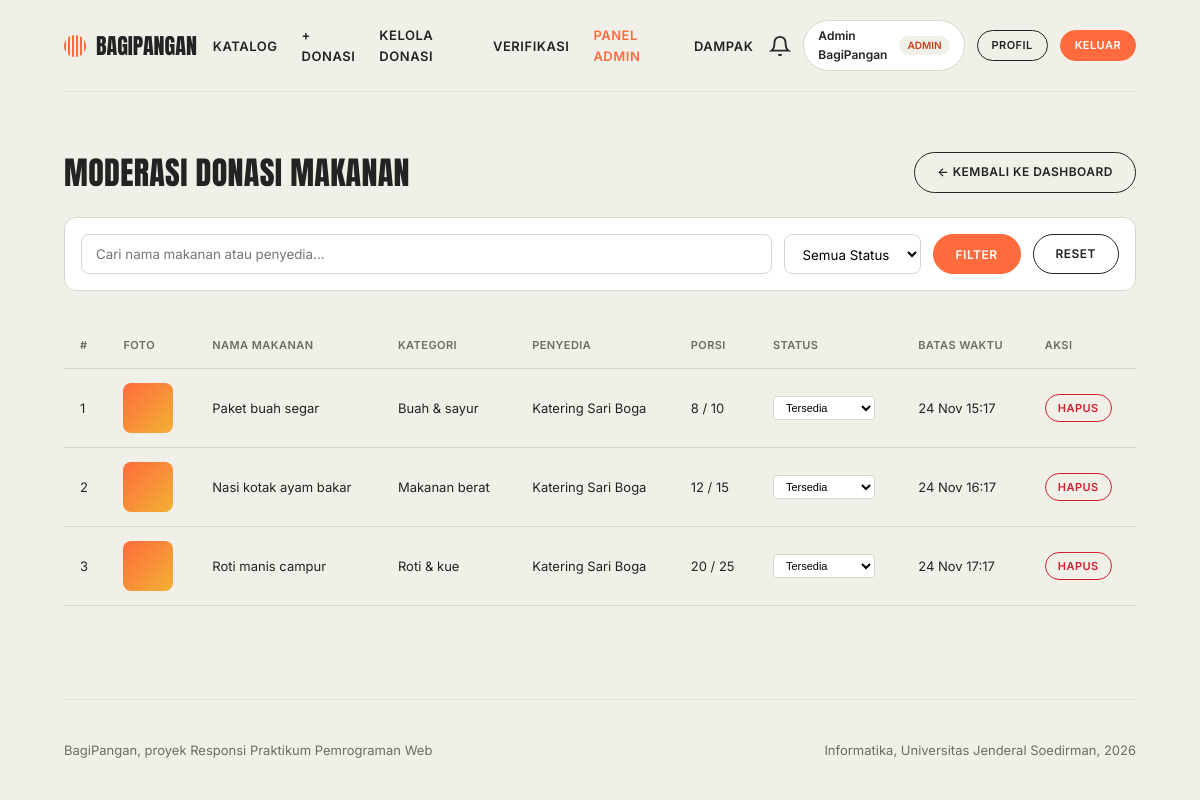
/admin/donasi.php (signed in), run on the app's committed database.
### tables this page shows
CREATE TABLE IF NOT EXISTS `donasi` (
    `id` INT AUTO_INCREMENT PRIMARY KEY,
    `user_id` INT NOT NULL,
    `kategori_id` INT NOT NULL,
    `nama_makanan` VARCHAR(150) NOT NULL,
    `deskripsi` TEXT NULL,
    `porsi_awal` INT NOT NULL,
    `porsi_tersisa` INT NOT NULL,
    `batas_waktu` DATETIME NOT NULL,
    `alamat_ambil` TEXT NOT NULL,
    `foto` VARCHAR(255) NULL,
    `status` ENUM('tersedia', 'habis', 'kedaluwarsa', 'dibatalkan') DEFAULT 'tersedia',
    `created_at` TIMESTAMP DEFAULT CURRENT_TIMESTAMP,
    `updated_at` TIMESTAMP DEFAULT CURRENT_TIMESTAMP ON UPDATE CURRENT_TIMESTAMP,
    FOREIGN KEY (`user_id`) REFERENCES `users`(`id`) ON DELETE CASCADE,
    FOREIGN KEY (`kategori_id`) REFERENCES `kategori`(`id`) ON DELETE RESTRICT
);

CREATE TABLE IF NOT EXISTS `kategori` (
    `id` INT AUTO_INCREMENT PRIMARY KEY,
    `nama_kategori` VARCHAR(50) NOT NULL UNIQUE,
    `slug` VARCHAR(50) NOT NULL UNIQUE,
    `deskripsi` VARCHAR(255) NULL,
    `created_at` TIMESTAMP DEFAULT CURRENT_TIMESTAMP
);

CREATE TABLE IF NOT EXISTS `users` (
    `id` INT AUTO_INCREMENT PRIMARY KEY,
    `nama` VARCHAR(100) NOT NULL,
    `email` VARCHAR(100) NOT NULL UNIQUE,
    `password` VARCHAR(255) NOT NULL,
    `no_hp` VARCHAR(20) NOT NULL,
    `alamat` TEXT NOT NULL,
    `role` ENUM('penyedia', 'penerima', 'admin') NOT NULL DEFAULT 'penerima',
    `foto` VARCHAR(255) DEFAULT 'default-avatar.png',
    `created_at` TIMESTAMP DEFAULT CURRENT_TIMESTAMP,
    `updated_at` TIMESTAMP DEFAULT CURRENT_TIMESTAMP ON UPDATE CURRENT_TIMESTAMP
);

### config/database.php (called while the page is built, shortened)
<?php
if (!function_exists('base_url')) {
    function base_url($path = '') {
        $protocol = (!empty($_SERVER['HTTPS']) && $_SERVER['HTTPS'] !== 'off'
                    || (isset($_SERVER['SERVER_PORT']) && $_SERVER['SERVER_PORT'] == 443)
                    || (isset($_SERVER['HTTP_X_FORWARDED_PROTO']) && $_SERVER['HTTP_X_FORWARDED_PROTO'] === 'https'))
                    ? "https://" : "http://";
        $host = $_SERVER['HTTP_HOST'] ?? 'localhost';
        $doc_root = str_replace('\\', '/', realpath($_SERVER['DOCUMENT_ROOT'] ?? ''));
        $proj_root = str_replace('\\', '/', realpath(__DIR__ . '/..'));
        $base_folder = '';
        if ($doc_root && $proj_root && strpos($proj_root, $doc_root) === 0) {
            $base_folder = substr($proj_root, strlen($doc_root));
        }
        $url = rtrim($protocol . $host . $base_folder, '/');
        return $url . '/' . ltrim($path, '/');
    }
}

### includes/auth_check.php (called while the page is built, shortened)
<?php
function is_logged_in() {
    return isset($_SESSION['user_id']) && !empty($_SESSION['user_id']);
}
function current_user() {
    return [
        'id'     => $_SESSION['user_id'] ?? null,
        'nama'   => $_SESSION['user_nama'] ?? 'Pengguna',
        'email'  => $_SESSION['user_email'] ?? '',
        'role'   => $_SESSION['user_role'] ?? 'penerima',
        'foto'   => $_SESSION['user_foto'] ?? 'default-avatar.png',
    ];
}

### admin/donasi.php (the view, shortened to what this page needs)
<?php
require_once __DIR__ . '/../config/database.php';
require_once __DIR__ . '/../includes/auth_check.php';
$root_path = base_url('');
$search = trim($_GET['search'] ?? '');
$where = ["1=1"];
$params = [];
$where_sql = implode(' AND ', $where);
$stmt = $pdo->prepare("
    SELECT d.*, k.nama_kategori, u.nama AS nama_penyedia
    FROM donasi d
    JOIN kategori k ON d.kategori_id = k.id
    JOIN users u ON d.user_id = u.id
    WHERE $where_sql
    ORDER BY d.created_at DESC
");
$stmt->execute($params);
$donasi_list = $stmt->fetchAll();
require_once __DIR__ . '/../includes/header.php';
?>
<div class="wrap">
    <div style="display: flex; justify-content: space-between; align-items: center; margin-bottom: 24px; flex-wrap: wrap; gap: 16px;">
        <h1>Moderasi Donasi Makanan</h1>
        <a href="<?= $root_path ?>/admin/" class="btn">← Kembali ke Dashboard</a>
    </div>
    <form method="GET" style="display: flex; gap: 12px; flex-wrap: wrap; margin-bottom: 24px; padding: 16px; background: var(--white); border-radius: 12px; border: 1px solid var(--line);">
        <input type="text" name="search" placeholder="Cari nama makanan atau penyedia..."
               value="<?= htmlspecialchars($search) ?>"
               style="flex: 1; min-width: 200px; padding: 10px 14px; border: 1.5px solid var(--line); border-radius: 8px; font-family: inherit;">
        <select name="status" style="padding: 10px 14px; border: 1.5px solid var(--line); border-radius: 8px; font-family: inherit; background: var(--white);">
            <option value="">Semua Status</option>
        </select>
        <button type="submit" class="btn fill">Filter</button>
        <a href="<?= $root_path ?>/admin/donasi.php" class="btn">Reset</a>
    </form>
    <div class="table-responsive">
        <table class="data-table">
            <thead>
                <tr>
                    <th>#</th>
                    <th>Foto</th>
                    <th>Nama Makanan</th>
                    <th>Kategori</th>
                    <th>Penyedia</th>
                    <th>Porsi</th>
                    <th>Status</th>
                    <th>Batas Waktu</th>
                    <th>Aksi</th>
                </tr>
            </thead>
            <tbody>
                <?php if (empty($donasi_list)): ?>
                    <tr>
                        <td colspan="9" style="text-align: center; padding: 40px; color: var(--muted);">Tidak ada donasi ditemukan</td>
                    </tr>
                <?php else: ?>
                    <?php foreach ($donasi_list as $idx => $d):
                        $foto_src = !empty($d['foto']) && file_exists(upload_path('makanan') . $d['foto'])
                            ? upload_url($d['foto'], 'makanan')
                            : null;
                    ?>
                        <tr>
                            <td><?= $idx + 1 ?></td>
                            <td>
                                <?php if ($foto_src): ?>
                                    <img src="<?= $foto_src ?>" alt="" style="width: 50px; height: 50px; object-fit: cover; border-radius: 8px;">
                                <?php else: ?>
                                    <div style="width: 50px; height: 50px; background: linear-gradient(135deg, #FF6B3D, #f2b134); border-radius: 8px;"></div>
                                <?php endif; ?>
                            </td>
                            <td><?= htmlspecialchars($d['nama_makanan']) ?></td>
                            <td><?= htmlspecialchars($d['nama_kategori']) ?></td>
                            <td><?= htmlspecialchars($d['nama_penyedia']) ?></td>
                            <td><?= $d['porsi_tersisa'] ?> / <?= $d['porsi_awal'] ?></td>
                            <td>
                                <form method="POST" style="display: inline;">
                                    <select name="new_status" onchange="this.form.submit()"
                                            style="padding: 4px 8px; border: 1px solid var(--line); border-radius: 4px; font-size: 11px; background: var(--white);">
                                        <option value="tersedia" <?= $d['status'] === 'tersedia' ? 'selected' : '' ?>>Tersedia</option>
                                    </select>
                                </form>
                            </td>
                            <td><?= date('d M H:i', strtotime($d['batas_waktu'])) ?></td>
                            <td>
                                <form method="POST" style="display: inline;" onsubmit="return confirm('Yakin ingin menghapus donasi ini? Foto dan data terkait (pesanan, ulasan) akan ikut terhapus.');">
                                    <button type="submit" class="btn danger" style="font-size: 11px; padding: 6px 12px;">Hapus</button>
                                </form>
                            </td>
                        </tr>
                    <?php endforeach; ?>
                <?php endif; ?>
            </tbody>
        </table>
    </div>
</div>
<?php require_once __DIR__ . '/../includes/footer.php'; ?>

### includes/header.php (shortened to what this page needs)
<?php
require_once __DIR__ . '/auth_check.php';
$root_path = $root_path ?? './';
$user = current_user();
?>
<!DOCTYPE html>
<html lang="id">
<head>
    <link rel="stylesheet" href="<?= $root_path ?>assets/css/style.css">
</head>
<body>
<div class="wrap">
    <nav>
        <a class="logo" href="<?= $root_path ?>index.php"><i></i>BagiPangan</a>
        <div class="nav-links">
            <a href="<?= $root_path ?>index.php#makanan">Katalog</a>
            <?php if ($user && in_array($user['role'], ['penyedia', 'admin'])): ?>
                <a href="<?= $root_path ?>donasi/tambah.php">+ Donasi</a>
                <a href="<?= $root_path ?>donasi/riwayat.php">Kelola Donasi</a>
                <a href="<?= $root_path ?>pesanan/verifikasi.php">Verifikasi</a>
            <?php endif; ?>
            <?php if ($user && $user['role'] === 'admin'): ?>
                <a href="<?= $root_path ?>admin/index.php" style="color: var(--orange);">Panel Admin</a>
            <?php endif; ?>
            <a href="<?= $root_path ?>dampak/index.php">Dampak</a>
        </div>
        <div class="nav-user">
            <?php if ($user): ?>
                <a href="<?= $root_path ?>notifikasi/index.php" class="nav-notif" aria-label="Notifikasi" style="position: relative; text-decoration: none; color: var(--ink);">
                    <svg width="22" height="22" viewBox="0 0 24 24" fill="none" stroke="currentColor" stroke-width="2" style="display: block;">
                        <path d="M18 8A6 6 0 0 0 6 8c0 7-3 9-3 9h18s-3-2-3-9"></path>
                        <path d="M13.73 21a2 2 0 0 1-3.46 0"></path>
                    </svg>
                </a>
                <a href="<?= $root_path ?>profil/index.php" class="user-badge">
                    <span><?= htmlspecialchars($user['nama']) ?></span>
                    <span class="role-tag"><?= htmlspecialchars($user['role']) ?></span>
                </a>
                <a class="btn sm" href="<?= $root_path ?>profil/index.php">Profil</a>
                <a class="btn sm fill" href="<?= $root_path ?>auth/logout.php">Keluar</a>
            <?php else: ?>
                <a class="btn sm" href="<?= $root_path ?>auth/login.php">Masuk</a>
                <a class="btn sm fill" href="<?= $root_path ?>auth/register.php">Daftar</a>
            <?php endif; ?>
        </div>
    </nav>
</div>
<main class="main-content">

### includes/footer.php (shortened to what this page needs)
</main>
<div class="wrap">
    <footer>
        <span>BagiPangan, proyek Responsi Praktikum Pemrograman Web</span>
        <span>Informatika, Universitas Jenderal Soedirman, 2026</span>
    </footer>
</div>
</body>
</html>

### assets/css/style.css (style rules this page uses)
:root { --cream: #F1F0E8; --ink: #232323; --orange: #FF6B3D; --rust: #C8431A; --white: #ffffff; --muted: #6d6b66; --line: #d9d7cc; --green: #2d8a4e; --green-bg: #eaf5ee; --red: #cf222e; --red-bg: #ffebe9; --radius-pill: 999px; --radius-card: 28px; }
* { box-sizing: border-box; margin: 0; padding: 0; }
html { scroll-behavior: smooth; overflow-x: hidden; }
body { background: var(--cream); color: var(--ink); font-family: 'Inter', system-ui, -apple-system, sans-serif; line-height: 1.55; min-height: 100vh; display: flex; flex-direction: column; overflow-x: hidden; }
h1, h2, h3, h4, .display { font-family: 'Anton', Impact, "Arial Narrow", sans-serif; font-weight: 400; text-transform: uppercase; line-height: 1.1; letter-spacing: .01em; }
a { color: inherit; text-decoration: none; }
.wrap { max-width: 1120px; margin: 0 auto; padding: 0 24px; width: 100%; }
.main-content { flex: 1; padding: 40px 0 80px; }
nav { display: flex; align-items: center; justify-content: space-between; gap: 16px; padding: 20px 0; border-bottom: 1px solid rgba(35, 35, 35, 0.08); }
.logo { display: flex; align-items: center; gap: 10px; font-family: 'Anton', Impact, sans-serif; font-size: 22px; text-transform: uppercase; }
.logo i { width: 22px; height: 22px; border-radius: 50%; background: repeating-linear-gradient(90deg, var(--orange) 0 2px, transparent 2px 4px); display: inline-block; }
.nav-links { display: flex; align-items: center; gap: 24px; font-size: 13px; font-weight: 600; text-transform: uppercase; letter-spacing: .04em; }
.nav-user { display: flex; align-items: center; gap: 12px; }
.user-badge { display: inline-flex; align-items: center; gap: 8px; background: var(--white); padding: 6px 14px; border-radius: var(--radius-pill); font-size: 12px; font-weight: 600; border: 1px solid var(--line); }
.user-badge .role-tag { background: var(--cream); padding: 2px 8px; border-radius: var(--radius-pill); font-size: 10px; text-transform: uppercase; color: var(--rust); }
.btn { display: inline-block; border: 1.5px solid var(--ink); border-radius: var(--radius-pill); padding: 10px 22px; font-size: 12px; font-weight: 600; text-transform: uppercase; letter-spacing: .04em; background: transparent; color: var(--ink); cursor: pointer; font-family: inherit; transition: all .2s ease; text-align: center; }
.btn.fill { background: var(--orange); border-color: var(--orange); color: var(--white); }
.btn.danger { border-color: var(--red); color: var(--red); }
.btn.sm { padding: 6px 14px; font-size: 11px; }
.table-responsive { width: 100%; overflow-x: auto; -webkit-overflow-scrolling: touch; padding-bottom: 6px; }
.data-table { width: 100%; min-width: 720px; border-collapse: collapse; margin-top: 8px; }
.data-table th, .data-table td { padding: 14px 16px; text-align: left; border-bottom: 1px solid var(--line); font-size: 13px; vertical-align: middle; }
.data-table th { font-weight: 600; text-transform: uppercase; font-size: 11px; letter-spacing: .04em; color: var(--muted); white-space: nowrap; }
footer { padding: 40px 0; font-size: 13px; color: var(--muted); border-top: 1px solid rgba(35, 35, 35, 0.08); display: flex; justify-content: space-between; flex-wrap: wrap; gap: 12px; }

### data on the page
donasi: nama_makanan "Paket buah segar", kategori.nama_kategori "Buah & sayur", user.nama "Katering Sari Boga", porsi_tersisa "8", porsi_awal "10", new_status "Tersedia", batas_waktu "24 Nov 15:17"
donasi: nama_makanan "Nasi kotak ayam bakar", kategori.nama_kategori "Makanan berat", user.nama "Katering Sari Boga", porsi_tersisa "12", porsi_awal "15", new_status "Tersedia", batas_waktu "24 Nov 16:17"
donasi: nama_makanan "Roti manis campur", kategori.nama_kategori "Roti & kue", user.nama "Katering Sari Boga", porsi_tersisa "20", porsi_awal "25", new_status "Tersedia", batas_waktu "24 Nov 17:17"

### other printed values
$user['nama'] "Admin BagiPangan"
$user['role'] "ADMIN"
